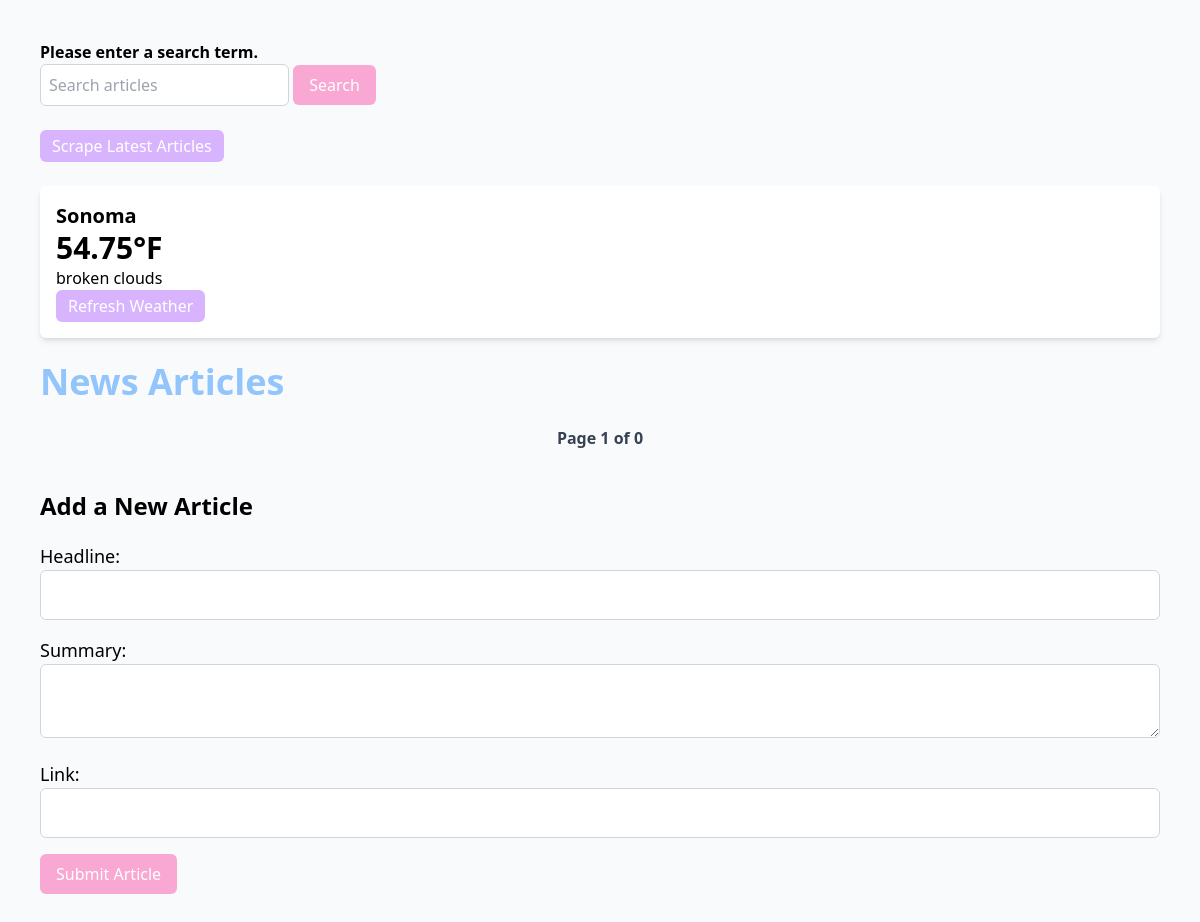
Screenshot of /search with the database file from the repository.
### models.py (models this page shows)
class Weather(Base): # New class that inherits from Base to map to database table
    __tablename__ = 'weather' # Specifies name of database table
    id = Column(Integer, primary_key=True) # Defines column named id which is an integer and primary key
    temp = Column(Float, nullable=False) # Defines column named temp
    city = Column(String, nullable=False, default=DEFAULT_CITY) # Defines column named city and the default is DEFAULT_CITY
    description = Column(String, nullable=False) # Defines column named description
    last_updated = Column(DateTime, default=lambda: datetime.now(timezone.utc)) # Defines column named last_updated using a callable lambda function to dynamically assign a default value determined at runtime

### app.py (the view)
@app.route('/search', methods = ['GET'])
def search():
    query = request.args.get('query', '') # Retrieves the value of the query parameter named 'query' from the request. Default is an empty string
    try:
        if query: # If search term was entered
            results = session.query(NewsArticle).filter(NewsArticle.headline.contains(query)).all() # If search term entered, it queries the database for NewsArticle entries where headling contains the search term
            if not results:
                flash("No articles found for your search.", "info")
        else:
            results = [] # If no search term entered results is assigned empty list
            flash("Please enter a search term.", "warning")
        weather_data = session.query(Weather).first()
        total_articles = len(results)
        per_page = 5 # Keep it consistent with the main page
        total_pages = (total_articles + per_page - 1) // per_page
        page = 1 # Default to the first page when searching
        return render_template('index.html', articles=results, weather=weather_data,
                                page=page, total_articles=total_articles,
                                per_page=per_page, total_pages=total_pages)
    except Exception as e:
        logging.error(f"Error searching articles: {e}")
        flash("An error occurred during search. Please try again.", "error")
        return render_template('index.html', articles=[], page=1, total_articles=0, per_page=5, total_pages=1)

### app.py (called while the page is built)
@app.before_request
def refresh_session():
    session.close()  # Rollback any pending transactions
    session.expire_all()  # Ensure fresh data is loaded

### templates/index.html (shortened to what this page needs)
<!DOCTYPE html>
<html lang="en">
<head>
    <script src="https://cdn.tailwindcss.com"></script>
</head>
<body class="font-sans bg-gray-50 p-10">
    {% with messages = get_flashed_messages(with_categories=true) %}
        {% if messages %}
            {% for category, message in messages %}
                <div class="alert alert-{{ category }}" mb-4 p-3 rounded-md">
                    <p class="font-semibold">{{ message }}</p>
                </div>
            {% endfor %}
        {% endif %}
    {% endwith %}
    <form action="/search" method="GET" class="mb-6">
        <input type="text" name="query" placeholder="Search articles" class="p-2 border border-gray-300 rounded-md focus:ring-2 focus:ring-blue-300"">
        <button type="submit" class="bg-pink-300 text-white py-2 px-4 rounded-md hover:bg-pink-400 transition-all">Search</button>
    </form>
    <form action="/scrape" method="POST">
        <button type="submit" class="bg-purple-300 text-white py-1 px-3 rounded-md hover:bg-purple-400 transition-all">Scrape Latest Articles</button>
    </form>
    <div class="weather-widget my-6 p-4 bg-white shadow-md rounded-md">
        {% if weather %}
            <p class="text-xl font-semibold">{{weather.city}}</p>
            <p class="text-3xl font-bold">{{weather.temp}}°F</p>
            <p>{{weather.description}}</p>
        {% else %}
            <p>Weather data unavailable</p>
        {% endif %}
        <form action="/update_weather" method="POST">
            <button type="submit" class="bg-purple-300 text-white py-1 px-3 rounded-md hover:bg-purple-400 transition-all">Refresh Weather</button>
        </form>
    </div>
    <h1 class="text-4xl font-semibold mb-6"><a href="/" class="text-blue-300 hover:text-blue-400">News Articles</a></h1>
    <div class="pagination mt-6 text-center">
        <span class="font-semibold text-gray-700 mx-4">Page {{ page }} of {{ total_pages }}</span>
    </div>
    <h2 class="text-2xl font-semibold mt-10 mb-5">Add a New Article</h2>
    <form action="{{ url_for('add_article') }}" method="post" class="space-y-4">
        <div>
            <label for="headline" class="block text-lg">Headline:</label>
            <input type="text" id="headline" name="headline" required class="p-3 border border-gray-300 rounded-md w-full">
        </div>
        <div>
            <label for="summary" class="block text-lg">Summary:</label>
            <textarea id="summary" name="summary" class="p-3 border border-gray-300 rounded-md w-full"></textarea>
        </div>
        <div>
            <label for="link" class="block text-lg">Link:</label>
            <input type="url" id="link" name="link" required class="p-3 border border-gray-300 rounded-md w-full">
        </div>
        <button type="submit" class="bg-pink-300 text-white py-2 px-4 rounded-md hover:bg-pink-400 transition-all">Submit Article</button>
    </form>
</body>
</html>

### rows the page displays
Weather: city "Sonoma", temp "54.75", description "broken clouds"

### other values shown
{{ message }} "Please enter a search term."
{{ page }} "1"
{{ total_pages }} "0"
